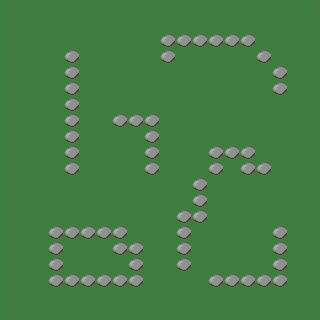

This is a level from a 2D game, rendered from its Tiled map with the project's own tilesets. A one-line summary and the map file follow, with tile-layer data summarised:
An orthogonal 20x20 tile map with 16x16 px tiles, 2 tile layers (background, collision), 2 tilesets and 1 object (player).

<map version="1.0" orientation="orthogonal" width="20" height="20" tilewidth="16" tileheight="16">
 <tileset firstgid="1" name="map_tileset" tilewidth="16" tileheight="16">
  <image source="../images/open_tileset.png" width="160" height="180" />
 </tileset>
 <tileset firstgid="111" name="fighter_m" tilewidth="24" tileheight="32">
  <image source="../images/fighter_m.png" width="72" height="128" />
 </tileset>
 <layer name="background" width="20" height="20">
  <data>[400 cells, 400 non-empty, 1 distinct tile ids]</data>
 </layer>
 <layer name="collision" width="20" height="20">
  <properties>
   <property name="collision" value="true" />
  </properties>
  <data>[400 cells, 61 non-empty, 1 distinct tile ids]</data>
 </layer>
 <objectgroup name="objects" width="20" height="20">
  <object name="player" type="player" gid="118" x="224" y="240">
   <properties>
    <property name="group" value="players" />
    <property name="texture" value="male_fighter_spritesheet" />
    <property name="walking_speed" value="100" />
   </properties>
  </object>
 </objectgroup>
</map>
